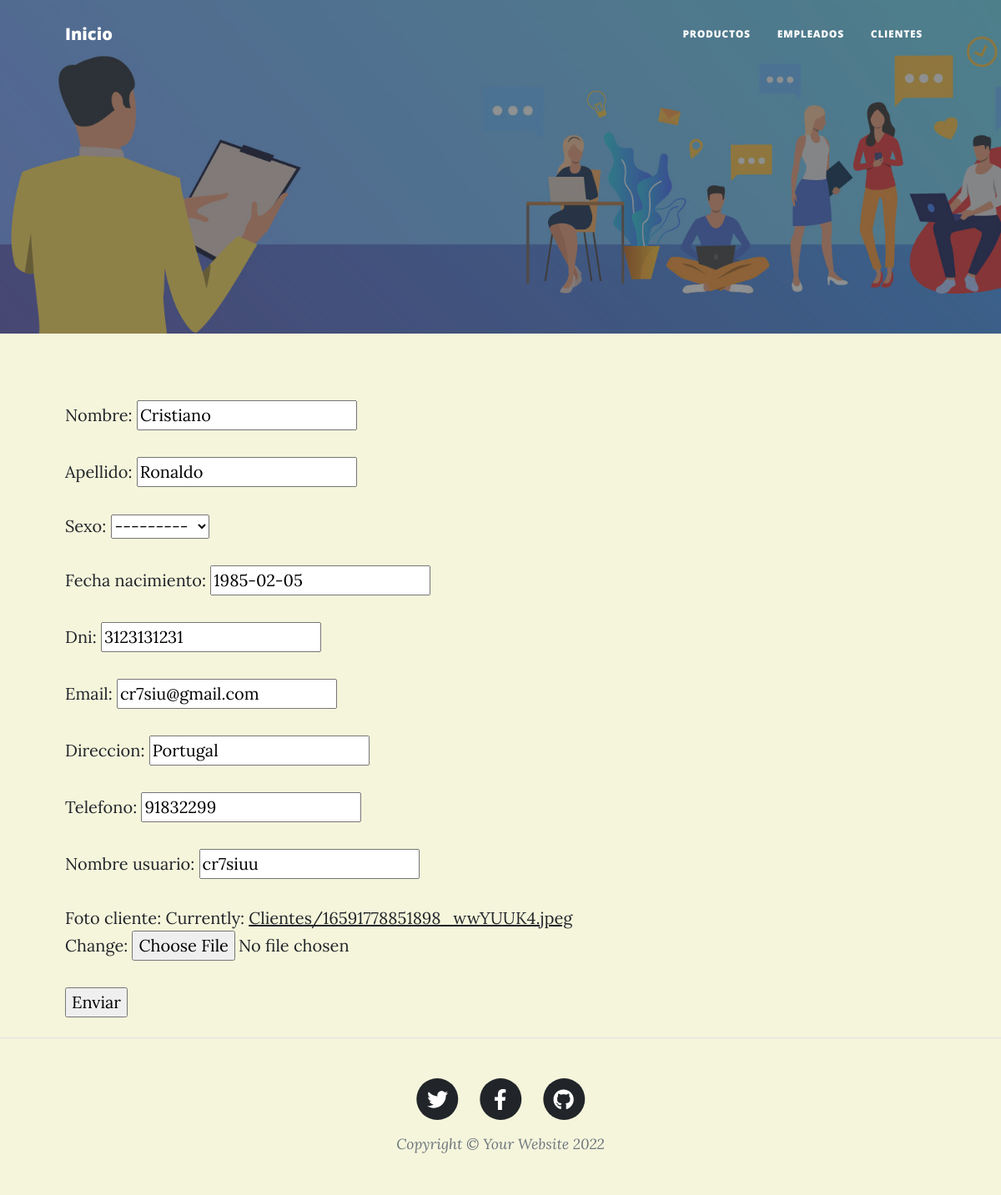
The page /webapp/editarCliente/2 on the database its author committed.
### WebApp/models.py (models this page shows, shortened)
class Persona(models.Model):
    nombre = models.CharField(max_length=25, blank=False)
    apellido = models.CharField(max_length=25, blank=False)
    sexo_opcion = (
        ('F', 'Femenino',),
        ('M', 'Masculino',),
        ('O', 'Otro',),
    )
    sexo = models.CharField(
        max_length=1, choices=sexo_opcion, blank=True
    )
    fecha_nacimiento = models.DateField(null=True, blank=True)
    dni = models.IntegerField(blank=False)
    email = models.EmailField(blank=False)
    direccion = models.CharField(max_length=80, blank=False)
    telefono = models.IntegerField(blank=True)
    def edad(self):
        import datetime
        return int((datetime.date.today() - self.fecha_nacimiento).days / 365.25 )
    edad = property(edad)
    class Meta():
        abstract = True

class Cliente(Persona):
    nombre_usuario = models.CharField(max_length=8, blank=False)
    foto_cliente = models.ImageField(upload_to="Clientes/", height_field=None, width_field=None, max_length=None, null=True)

### WebApp/views.py (the view)
# urls.py: path('editarCliente/<int:id>', editar_cliente, name="editarCliente"),
def editar_cliente(request, id):
    cliente = Cliente.objects.get(id=id)
    if request.method == "POST":
        formularioClientes= FormCliente(request.POST, request.FILES)
        if formularioClientes.is_valid():
            data= formularioClientes.cleaned_data
            cliente.nombre=data["nombre"]
            cliente.apellido=data["apellido"]
            cliente.fecha_nacimiento=data["fecha_nacimiento"]
            cliente.dni=data["dni"]
            cliente.email=data["email"]
            cliente.direccion=data["direccion"]
            cliente.telefono=data["telefono"]
            cliente.nombre_usuario=data["nombre_usuario"]
            cliente.foto_cliente=data["foto_cliente"]
            cliente.save()
            return render(request, "index.html")
    else:
        formularioClientes= FormCliente(initial={
            "nombre":cliente.nombre,
            "apellido":cliente.apellido,
            "fecha_nacimiento":cliente.fecha_nacimiento,
            "dni":cliente.dni,
            "email":cliente.email,
            "direccion":cliente.direccion,
            "telefono":cliente.telefono,
            "nombre_usuario":cliente.nombre_usuario,
            "foto_cliente":cliente.foto_cliente,
        })
    return render(request, "editarCliente.html", {"formularioClientes": formularioClientes, "id": cliente.id})

### WebApp/forms.py
class FormCliente(forms.ModelForm):
    class Meta:
        model = Cliente
        fields = ('__all__')

### WebApp/templates/editarCliente.html (shortened to what this page needs)
{% extends 'father.html' %}
{% load static %}
{% block randomBlock %}
        <header class="masthead" style="background-image: url('{% static 'assets/img/Clientes_Banner.jpeg' %}')">
        </header>
        <article class="mb-4">
            <div class="container px-4 px-lg-5">
                <div class="row gx-4 gx-lg-5 justify-content-center">
                    <form action= "{% url 'editarCliente' id %}" method="POST" enctype="multipart/form-data">{% csrf_token %}
                        {{formularioClientes.as_p}}
                        <input type="submit" value="Enviar">
                    </form>
                </div>
            </div>
        </article>
    </body>
</html>
{% endblock randomBlock %}

### rows shown on the page
Cliente: nombre "Cristiano", apellido "Ronaldo", sexo "---------", fecha_nacimiento "1985-02-05", dni "3123131231", email "cr7siu@gmail.com", direccion "Portugal", telefono "91832299", nombre_usuario "cr7siuu"
